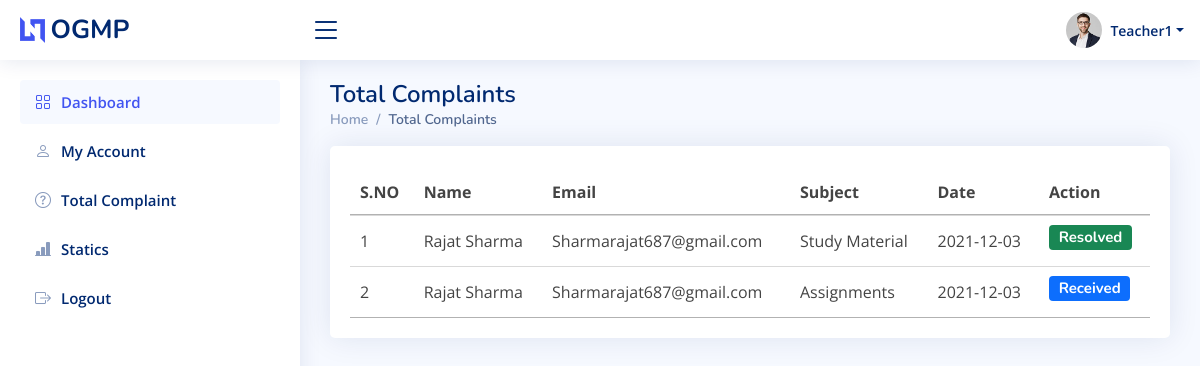
The app's page /all_stats.php (signed in) with its own data.
### tables this page shows
CREATE TABLE `queries` (
  `id` int(11) NOT NULL,
  `name` varchar(150) NOT NULL,
  `email` varchar(150) NOT NULL,
  `subject` text NOT NULL,
  `message` text NOT NULL,
  `t_email` varchar(55) NOT NULL,
  `t_name` varchar(55) NOT NULL,
  `q_date` varchar(25) NOT NULL,
  `q_time` varchar(25) NOT NULL,
  `update_date` varchar(25) NOT NULL,
  `status` int(5) NOT NULL
);

### all_stats.php (the view, shortened to what this page needs)
<?php
include_once("include/database.php");
?>
<!DOCTYPE html>
<html lang="en">
<head>
  <link href="assets/vendor/bootstrap/css/bootstrap.min.css" rel="stylesheet">
  <link href="assets/vendor/bootstrap-icons/bootstrap-icons.css" rel="stylesheet">
  <link href="assets/vendor/boxicons/css/boxicons.min.css" rel="stylesheet">
  <link href="assets/vendor/quill/quill.snow.css" rel="stylesheet">
  <link href="assets/vendor/quill/quill.bubble.css" rel="stylesheet">
  <link href="assets/vendor/remixicon/remixicon.css" rel="stylesheet">
  <link href="assets/vendor/simple-datatables/style.css" rel="stylesheet">
  <link href="assets/css/style.css" rel="stylesheet">
  <link rel="stylesheet" href="https://cdn.datatables.net/1.11.3/css/jquery.dataTables.min.css">
</head>
<body>
  <?php include_once("include/header.php"); ?>
  <?php include_once("include/sidebar.php"); ?>
  <main id="main" class="main">
    <div class="pagetitle">
      <h1>Total Complaints</h1>
      <nav>
        <ol class="breadcrumb">
          <li class="breadcrumb-item"><a href="index.html">Home</a></li>
          <li class="breadcrumb-item active">Total Complaints</li>
        </ol>
      </nav>
    </div>
    <section class="section">
      <div class="row">
        <div class="col-lg-12">
          <div class="card">
            <div class="card-body"><br>
              <table id="example" class="display" style="width:100%">
        <thead>
            <tr>
                <th>S.NO</th>
                <th>Name</th>
                <th>Email</th>
                <th>Subject</th>
                <th>Date</th>
                <th>Action</th>
            </tr>
        </thead>
        <tbody>
            <?php
            $i = 1;
            $data1 = mysqli_query($conn, "select * from queries where t_email='".$_SESSION['email']."' ");
            if(mysqli_num_rows($data1) > 0){
            while($row = mysqli_fetch_array($data1)){
            ?>
            <tr>
            <tr>
                <td><?php echo $i; ?></td>
                <td><?php echo ucwords($row['name']); ?></td>
                <td><?php echo ucwords($row['email']); ?></td>
                <td><?php echo ucwords($row['subject']); ?></td>
                <td><?php echo ucwords($row['q_date']); ?></td>
                <td>
                    <?php if($row['status']==0){ ?>
                        <h5><span class="badge bg-info">Not Accepted</span></h5>
                    <?php } if($row['status']==1){ ?>
                        <h5><span class="badge bg-primary">Received</span></h5>
                    <?php } else if($row['status']==2){ ?>
                        <h5><span class="badge bg-warning">Pending</span></h5>
                    <?php } else if($row['status']==3){ ?>
                        <h5><span class="badge bg-success">Resolved</span></h5>
                    <?php } ?>
                </td>
            </tr>
            <?php $i++; } } ?>
        </tbody>
        </table>
            </div>
          </div>
        </div>
      </div>
    </section>
  </main>
</body>
</html>

### assets/css/style.css (style rules this page uses)
:root { scroll-behavior: smooth; }
body { font-family: "Open Sans", sans-serif; background: #f6f9ff; color: #444444; }
a { color: #4154f1; text-decoration: none; }
h1, h2, h3, h4, h5, h6 { font-family: "Nunito", sans-serif; }
#main { margin-top: 60px; padding: 20px 30px; transition: all 0.3s; }
.pagetitle { margin-bottom: 10px; }
.pagetitle h1 { font-size: 24px; margin-bottom: 0; font-weight: 600; color: #012970; }
.card { margin-bottom: 30px; border: none; border-radius: 5px; box-shadow: 0px 0 30px rgba(1, 41, 112, 0.1); overflow: hidden; }
.card-body { padding: 0 20px 20px 20px; }
.breadcrumb { font-size: 14px; font-family: "Nunito", sans-serif; color: #899bbd; font-weight: 600; }
.breadcrumb a { color: #899bbd; transition: 0.3s; }
.breadcrumb .breadcrumb-item::before { color: #899bbd; }
.breadcrumb .active { color: #51678f; font-weight: 600; }
@media (min-width: 1200px) { #main, #footer { margin-left: 300px; } }

### records on screen
queries: name "Rajat Sharma", email "Sharmarajat687@gmail.com", subject "Study Material", q_date "2021-12-03", status "Resolved"
queries: name "Rajat Sharma", email "Sharmarajat687@gmail.com", subject "Assignments", q_date "2021-12-03", status "Received"

### other values on screen
$_SESSION['name'] "Teacher1"
